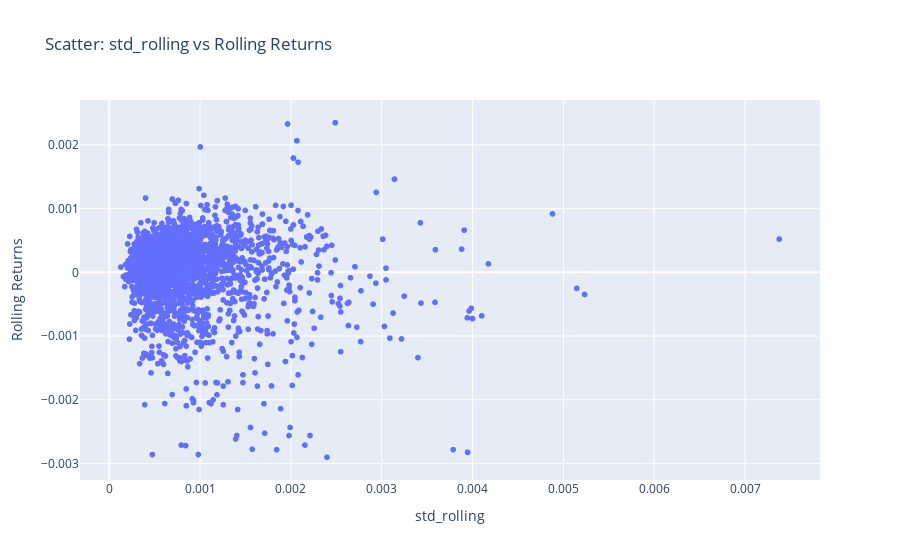

Source (notebook cell):
### Code cell
# Scatter plot tra rolling returns e l'indicatore di volatilità con la correlazione più forte
import plotly.express as px

x = df_interp[best]
y = df_interp['returns']

fig = px.scatter(x=x, y=y, labels={'x': best, 'y': 'Rolling Returns'}, title=f'Scatter: {best} vs Rolling Returns')
fig.show()

### Figure 1 — Plotly figure (JSON) as saved in the notebook; plotly's stock layout.template omitted (floating-point values rounded to 4 significant figures; data arrays with more than 128 entries replaced by an {"elided": "..."} marker saying what was removed)
{"data": [{"hovertemplate": "std_rolling=%{x}<br>Rolling Returns=%{y}<extra></extra>", "legendgroup": "", "marker": {"color": "#636efa", "symbol": "circle"}, "mode": "markers", "name": "", "showlegend": false, "type": "scattergl", "x": {"elided": "2967 float values"}, "xaxis": "x", "y": {"elided": "2967 float values"}, "yaxis": "y"}], "layout": {"legend": {"tracegroupgap": 0}, "title": {"text": "Scatter: std_rolling vs Rolling Returns"}, "xaxis": {"anchor": "y", "domain": [0, 1], "title": {"text": "std_rolling"}}, "yaxis": {"anchor": "x", "domain": [0, 1], "title": {"text": "Rolling Returns"}}}}
